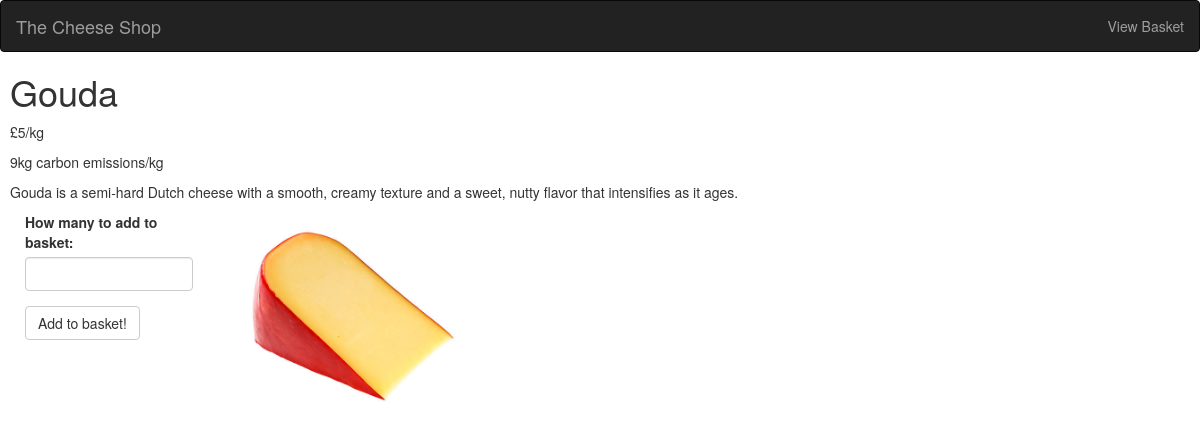
The app's page /cheese/2 with its own data.
### app.py (models this page shows)
class Cheeses(db.Model):
    __tablename__ = "cheeses"
    id = db.Column(db.Integer, primary_key=True)
    name = db.Column(db.String(16), index=True, unique=True)
    price = db.Column(db.String(8))
    description = db.Column(db.Text)
    impact = db.Column(db.String(32))

### app.py (the view)
@app.route("/cheese/<int:cheeseId>", methods = ["GET", "POST"])
def singleProductPage(cheeseId):
    cheeses = Cheeses.query.all()
    if cheeseId < 0 or cheeseId > len(cheeses):
        abort(404)
    if "basket" not in session:
        print("New session",flush=True)
        session["basket"] = []
    form = QuantityForm()
    if form.validate_on_submit():
        quantity = form.quantity.data
        session["basket"].append({"id": cheeseId-1 , "quantity": quantity})
        session.modified = True
        return render_template("SingleCheeseBasket.html", cheeses = cheeses[cheeseId-1])
    else:
        return render_template("SingleCheese.html", cheeses = cheeses[cheeseId-1], form=form)

### app.py
class QuantityForm(FlaskForm):
    quantity = IntegerField("How many to add to basket: ",validators = [DataRequired(),NumberRange(0,50)])
    submit = SubmitField("Add to basket!")

### templates/SingleCheese.html
{% extends "base.html" %}
{% block content %}
<div style="margin-left: 10px;">
    <h1>{{ cheeses.name }}</h1>
    <p>£{{ cheeses.price }}/kg</p>
    <p>{{ cheeses.impact }}kg carbon emissions/kg</p>
    <p>{{ cheeses.description }}</p>
    <div class="col-md-2">
        {{ wtf.quick_form(form) }}
    </div>
    <img src="/static/{{ cheeses.name }}.jpg" alt="An image of {{ cheeses.name }}" style="max-height: 200px; max-width: 400px;">
</div>
{% endblock %}

### records on screen
Cheeses: name "Gouda", price "5", impact "9", description "Gouda is a semi-hard Dutch cheese with a smooth, creamy texture and a sweet, nutty flavor that intensifies as it ages.", name (picture)
